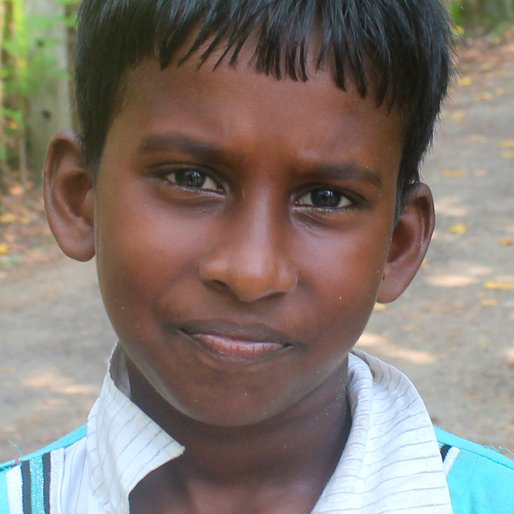
#> input picture faces/img-0.png, 514 x 514 px; its folder holds only this picture in this run
$ python script.py
#> lines starting #> are read from the running program, lines starting #| are printed output that depends on the picture
#> further down, img is the input picture: shape (514, 514, 3); mean B, G, R 112.9, 120.4, 131.3
import cv2
import numpy as np
import imutils
import time

face_cascade = cv2.CascadeClassifier('haarcascade_frontalface_default.xml')
eye_cascade = cv2.CascadeClassifier('haarcascade_eye.xml')

mid_point = (-1,-1)
dim = (-1, -1)

def rotate(image, angle, pivot):
    rot_mat = cv2.getRotationMatrix2D(pivot, angle, 1.0)
    result = cv2.warpAffine(image, rot_mat, image.shape[1::-1], flags=cv2.INTER_LINEAR)
    return result

def mark(img):

    global mid_point, dim

    gray = cv2.cvtColor(img, cv2.COLOR_BGR2GRAY)
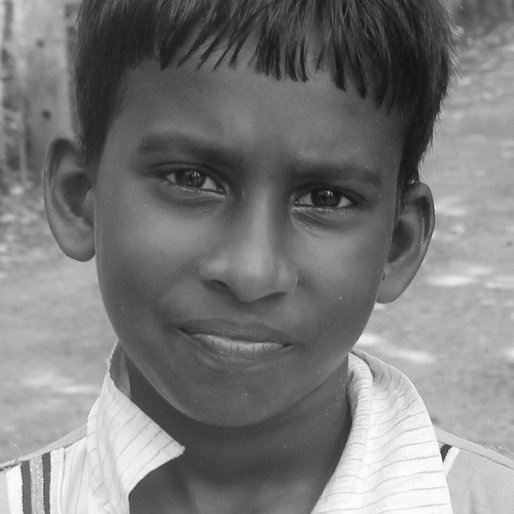
#> gray: shape (514, 514); min 16, max 253, mean 122.8
    faces = face_cascade.detectMultiScale(gray)
#> faces = [[66, 46, 369, 369]]

    # find the face
    for (x,y,w,h) in faces:

        roi_gray = gray[y:y+h, x:x+w]
        roi_color = img[y:y+h, x:x+w]

        # find eyes
        eyes = eye_cascade.detectMultiScale(roi_gray)
        e = [(e[0], e[1], e[2], e[3]) for e in eyes]
        e_1 = (e[0][0]+e[0][2]//2, e[0][1]+e[0][3]//2)
        e_2 = (e[1][0]+e[1][2]//2, e[1][1]+e[1][3]//2)

        # mid point and slope of the eye line
        M = ( (e_1[0]+e_2[0])//2,   (e_1[1]+e_2[1])//2 )
        m1 = (e_1[1] - e_2[1])/(e_1[0]-e_2[0])

        # find angle between the eyeline and x=c (horiz)
        angle = np.arctan(m1)*(180/np.pi)

        rotated_grey = rotate(roi_gray, angle, e_1)
        rotated_color = rotate(roi_color, angle, e_1)

        cv2.circle(rotated_color,M,2,(0,0,255),2)

        # find eyes
        eyes = eye_cascade.detectMultiScale(rotated_grey)
        e = [(e[0], e[1], e[2], e[3]) for e in eyes]
        e_1 = (e[0][0]+e[0][2]//2, e[0][1]+e[0][3]//2)
        e_2 = (e[1][0]+e[1][2]//2, e[1][1]+e[1][3]//2)

        M = ( (e_1[0]+e_2[0])//2,   (e_1[1]+e_2[1])//2 )

        if mid_point == (-1,-1):
            print("first time")
            mid_point = M
            dim = img.shape[:2]
        else:

            dx = mid_point[0] - M[0]
            dy = mid_point[1] - M[1]
            w_ = np.float32([[1, 0, dx], [0, 1, dy]])

            rotated_color = cv2.warpAffine(rotated_color, w_, rotated_color.shape[:2] )

        rotated_color = cv2.resize(rotated_color,dim)

        # find eyes
        eyes = eye_cascade.detectMultiScale(rotated_grey)
        e = [(e[0], e[1], e[2], e[3]) for e in eyes]
        e_1 = (e[0][0]+e[0][2]//2, e[0][1]+e[0][3]//2)
        e_2 = (e[1][0]+e[1][2]//2, e[1][1]+e[1][3]//2)

        M = ( (e_1[0]+e_2[0])//2,   (e_1[1]+e_2[1])//2 )

        print(mid_point, M, dx,dy, (M[0]+dx,M[1]+dy) )
        cv2.imshow("img",rotated_color)
        time.sleep(0.1)
#> this loop made 1 pass
#> (x, y, w, h, e, m1) on pass 1: (66, 46, 369, 369, [(326, 170, 26, 26), (76, 85, 97, 97), (205, 89, 93, 93)], 0.141)
#| first time
#> pass 1, in mark, `roi_gray = gray[y:y+h, x:x+w]`:
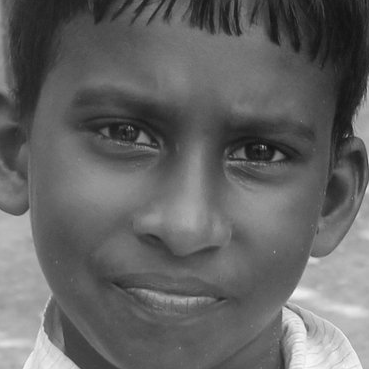
#> roi_gray: shape (369, 369); min 18, max 249, mean 100.7
#> pass 1, in mark, `roi_color = img[y:y+h, x:x+w]`:
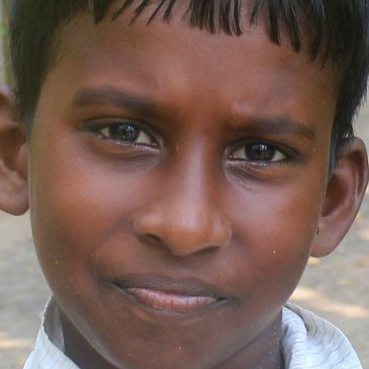
#> roi_color: shape (369, 369, 3); mean B, G, R 85.2, 94.1, 119.5
#> pass 1, in rotate, `result = cv2.warpAffine(image, rot_mat, image.shape[1::-1], flags=cv2...`:
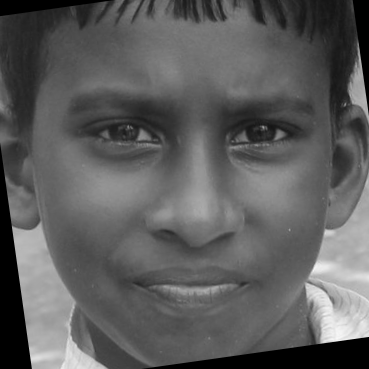
#> result: shape (369, 369); min 0, max 247, mean 92.9
#> pass 1, in rotate (call 2), `result = cv2.warpAffine(image, rot_mat, image.shape[1::-1], flags=cv2...`:
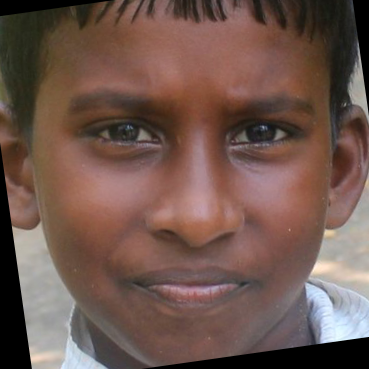
#> result: shape (369, 369, 3); mean B, G, R 77.7, 86.3, 111.5

count = 0

while True:

    if count > 17:
        count = 0

    file_name = "faces/img-%d.png"%(count)

    img = cv2.imread(file_name)

    try:
        print(file_name, end=" ")
        mark(img)
        time.sleep(0.1)

    except Exception as e:
        print(e)
        print(file_name)

    count += 1
    k = cv2.waitKey(30) & 0xff
#> (key Esc is pressed here)
    if k == 27:
        break
